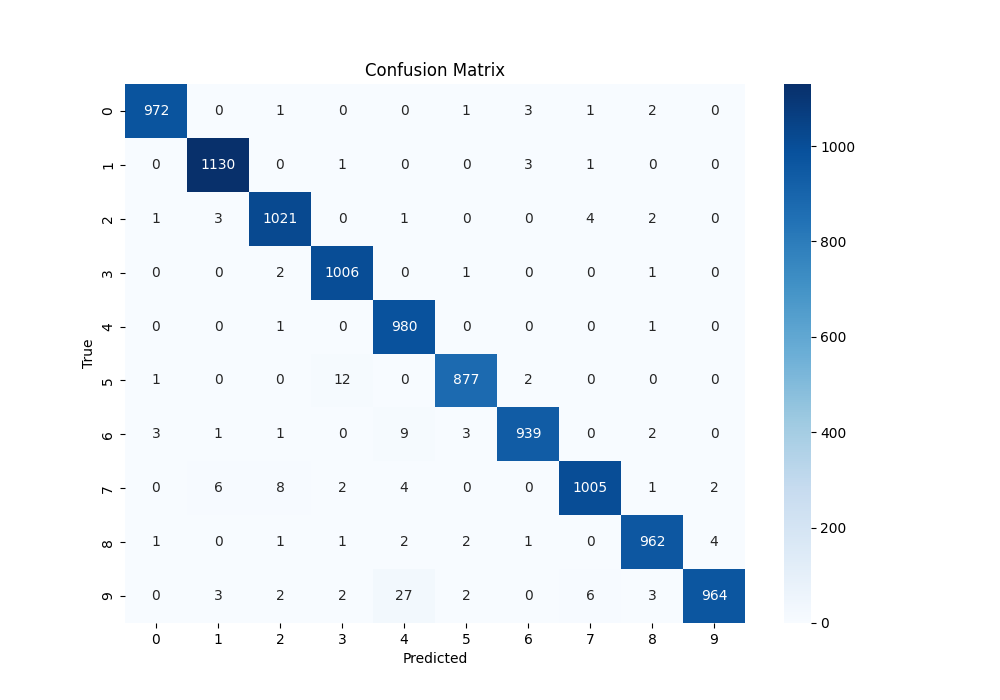
#> input picture Confusion_Matrix.png, 1000 x 700 px, given in place of the camera
$ python hsv_value_trackbar.py
#> lines starting #> are read from the running program, lines starting #| are printed output that depends on the picture; after the words box and inside, x2 and y2 are one past the last pixel; in counts of white or black regions, pixels touching at a corner belong together
import cv2
import numpy as np

cap = cv2.VideoCapture(0)

cap.set(3, 1280)
cap.set(4, 720)

def nothing(x):
    pass

cv2.namedWindow('Trackbars')
cv2.createTrackbar("L - H", "Trackbars", 0, 179, nothing)
#> slider 'L - H' is set to 35
cv2.createTrackbar("L - S", "Trackbars", 0, 255, nothing)
#> slider 'L - S' is set to 51
cv2.createTrackbar("L - V", "Trackbars", 0, 255, nothing)
#> slider 'L - V' is set to 51
cv2.createTrackbar("U - H", "Trackbars", 179, 179, nothing)
cv2.createTrackbar("U - S", "Trackbars", 255, 255, nothing)
cv2.createTrackbar("U - V", "Trackbars", 255, 255, nothing)

while True:
    ret, frame = cap.read()
#> frame is the input picture: shape (700, 1000, 3); mean B, G, R 247.7, 241.8, 235.9
    if not ret:
        print("Error: Could not read frame.")
        break

    frame = cv2.flip(frame, 1)
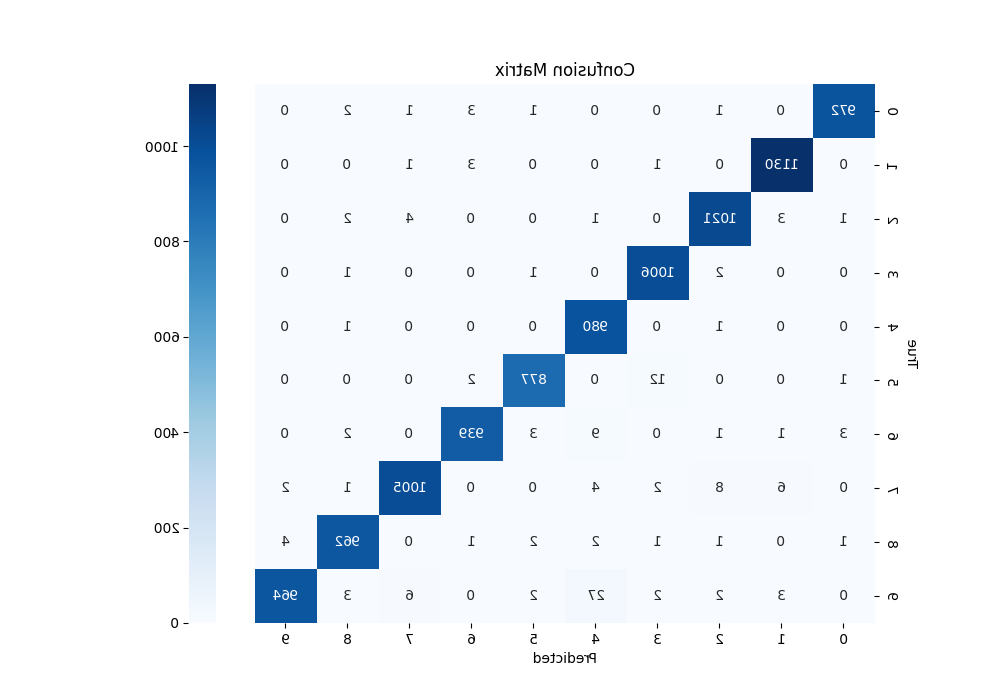
#> frame: shape (700, 1000, 3); mean B, G, R 247.7, 241.8, 235.9
    hsv = cv2.cvtColor(frame, cv2.COLOR_BGR2HSV)
#> hsv: shape (700, 1000, 3); mean H, S, V 52.1, 17, 247.7

    l_h = cv2.getTrackbarPos("L - H", "Trackbars")
    l_s = cv2.getTrackbarPos("L - S", "Trackbars")
    l_v = cv2.getTrackbarPos("L - V", "Trackbars")
    u_h = cv2.getTrackbarPos("U - H", "Trackbars")
    u_s = cv2.getTrackbarPos("U - S", "Trackbars")
    u_v = cv2.getTrackbarPos("U - V", "Trackbars")

    lower_range = np.array([l_h, l_s, l_v])
    upper_range = np.array([u_h, u_s, u_v])

    mask = cv2.inRange(hsv, lower_range, upper_range)
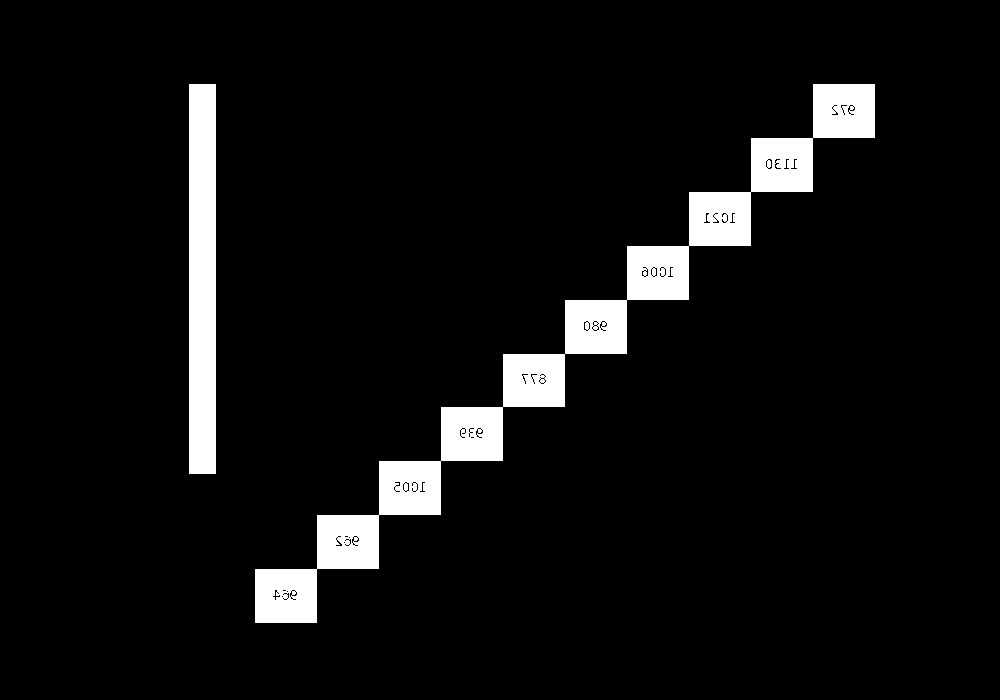
#> mask: shape (700, 1000); 6.2% white; 2 white regions, box (x1, y1, x2, y2) and area: (255, 84, 875, 623) 32722, (189, 84, 216, 474) 10530
    res = cv2.bitwise_and(frame, frame, mask=mask)
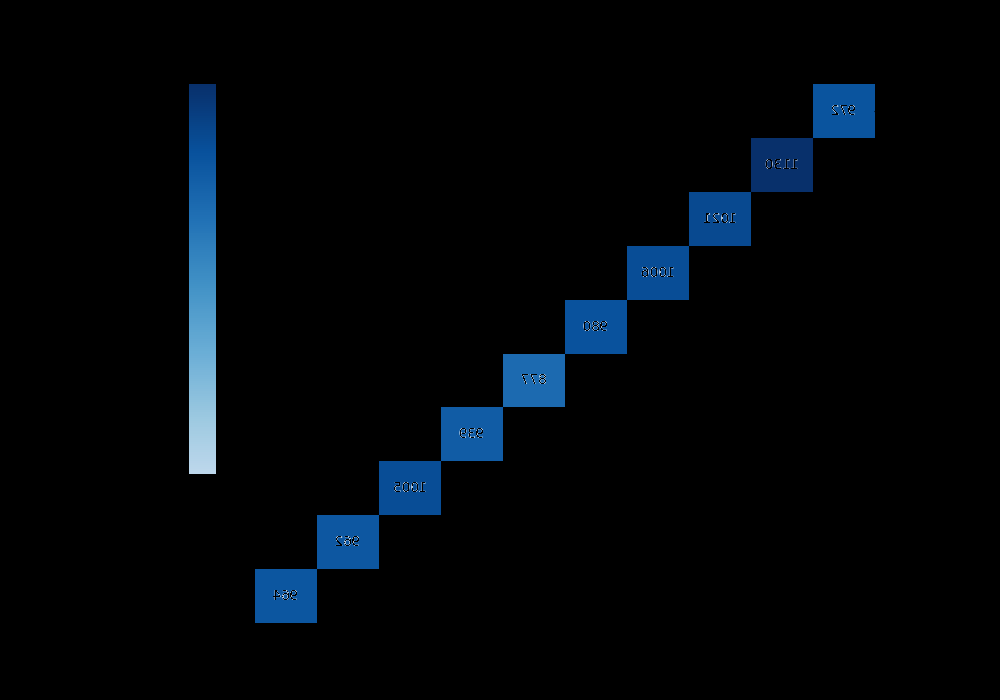
#> res: shape (700, 1000, 3); mean B, G, R 10, 6, 1.8

    mask_3 = cv2.cvtColor(mask, cv2.COLOR_GRAY2BGR)

    stacked = np.hstack((mask_3, frame, res))
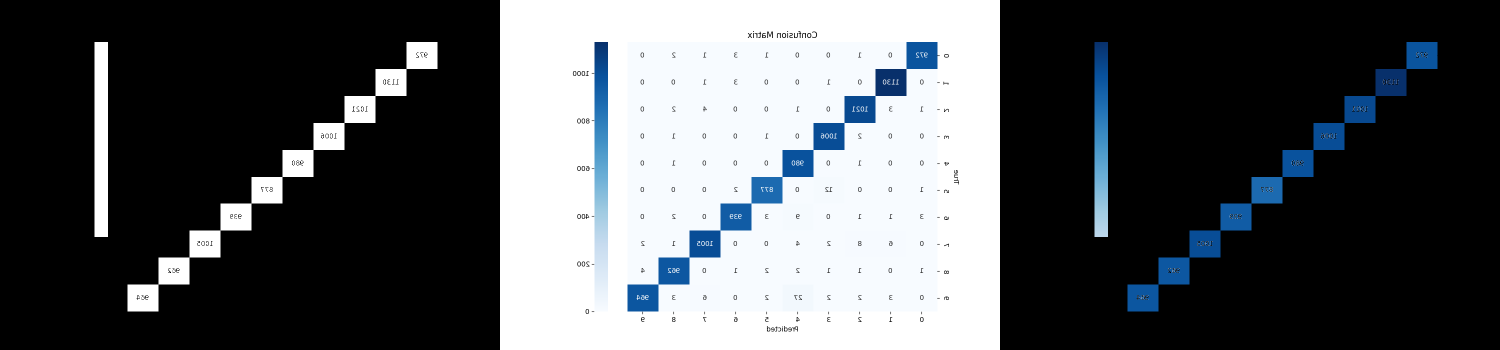
#> stacked: shape (700, 3000, 3) (shown at 1/2 size); mean B, G, R 91.2, 87.8, 84.5
    cv2.imshow('Trackbars', cv2.resize(stacked, None, fx=0.4, fy=0.4))
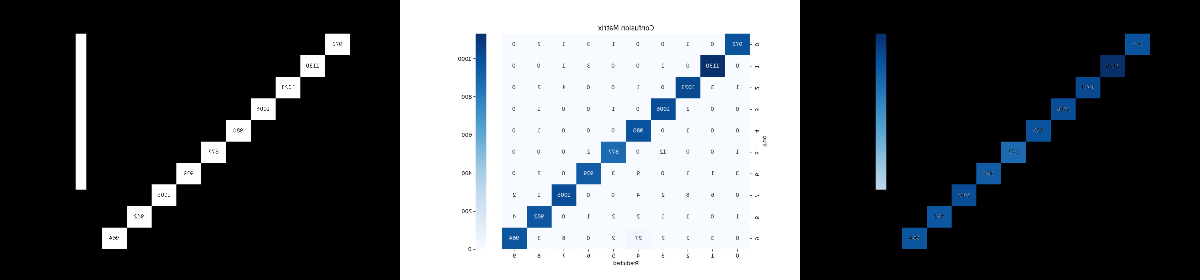
#> window 'Trackbars': shape (280, 1200, 3); mean B, G, R 91.1, 87.8, 84.5

    key = cv2.waitKey(1) & 0xFF
#> (key q is pressed here)
    if key == ord('q'):
        break
    elif key == ord('s'):
        thearray = np.array([[l_h, l_s, l_v], [u_h, u_s, u_v]])
        print("Saved HSV Values:", thearray)
        np.save('hsv_value.npy', thearray)
        break


cap.release()
cv2.destroyAllWindows()

$ run again, on Loss Vs Iterations.png
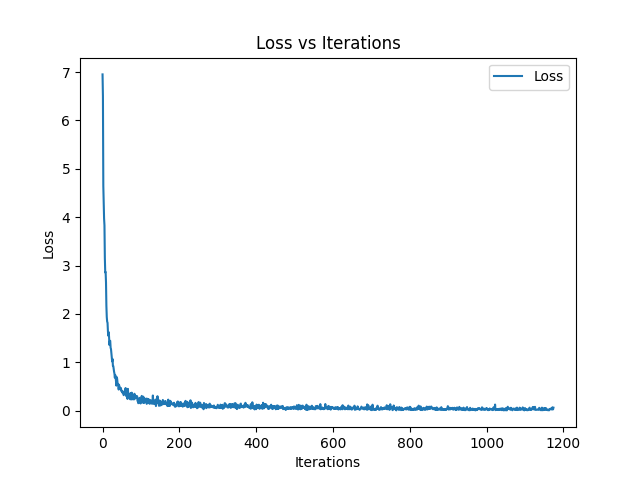
#> input picture Loss Vs Iterations.png, 640 x 480 px, given in place of the camera
#> frame is the input picture: shape (480, 640, 3); mean B, G, R 251.2, 250.6, 249.8
#> hsv: shape (480, 640, 3); mean H, S, V 1.3, 1.9, 251.2
#> `mask = cv2.inRange(hsv, lower_range, upper_range)`:
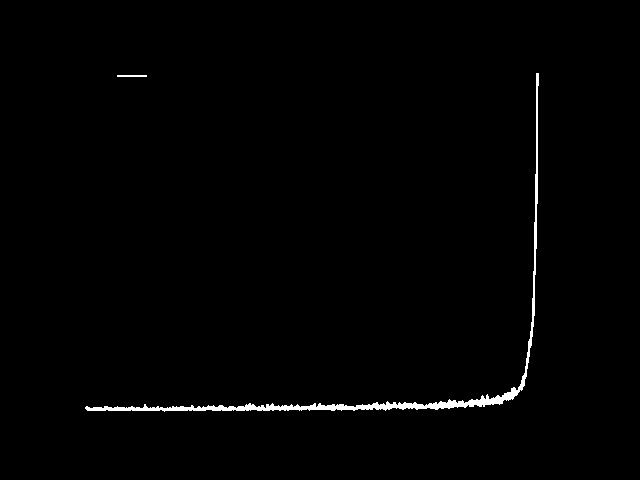
#> mask: shape (480, 640); 1% white; 2 white regions, box (x1, y1, x2, y2) and area: (85, 73, 539, 412) 3065, (117, 75, 147, 77) 60
#> `cv2.imshow('Trackbars', cv2.resize(stacked, None, fx=0.4, fy=0.4))`:
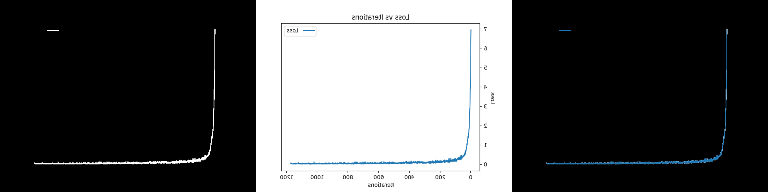
#> window 'Trackbars': shape (192, 768, 3); mean B, G, R 85.2, 84.8, 84.3
